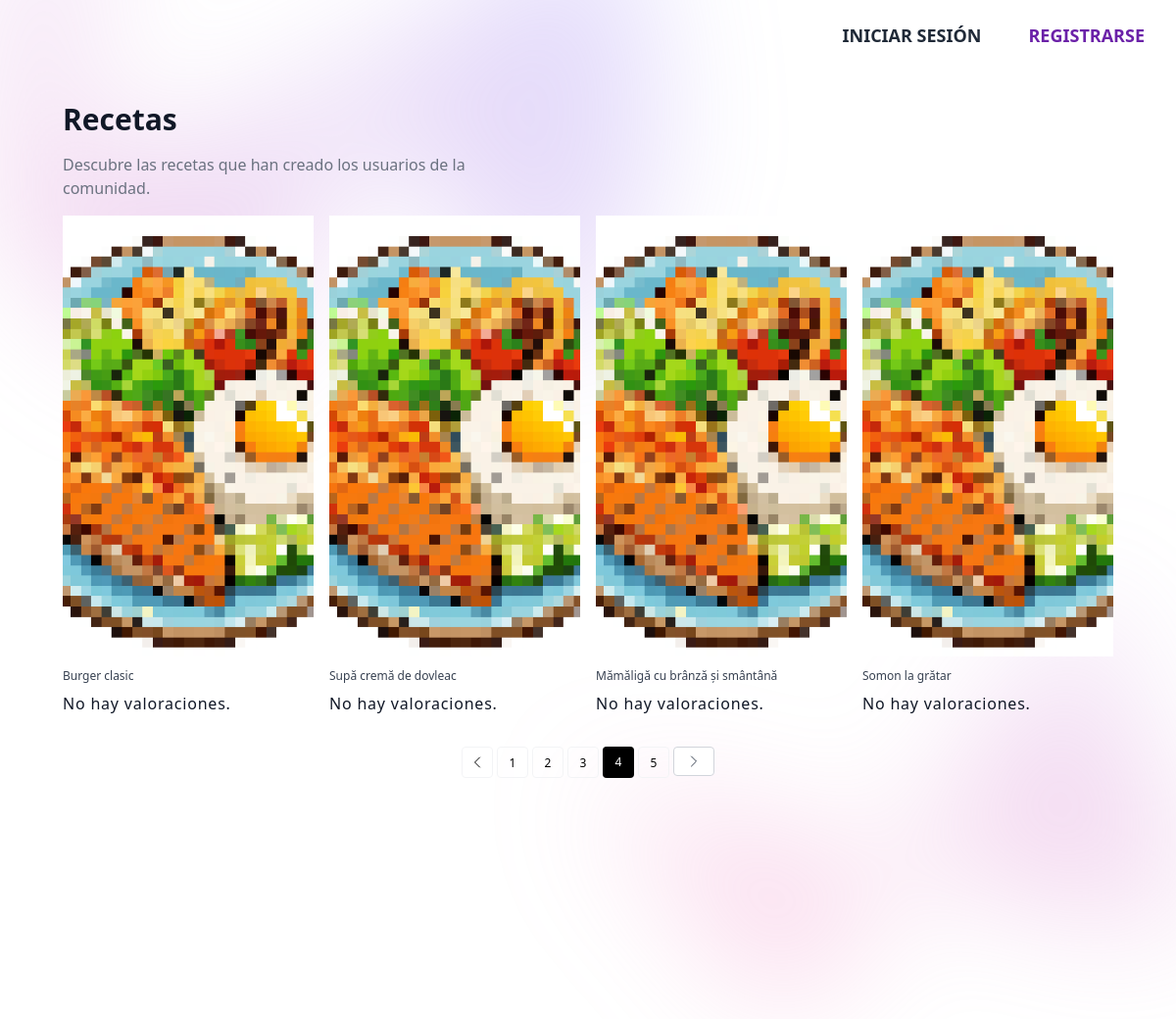
Screenshot of /var/www/html/app/views/recipes/recipes.php?pagina=4 with the database file from the repository.
### tables this page shows
CREATE TABLE `recipes` (
  `id_recipe` int NOT NULL,
  `id_user` int NOT NULL,
  `recipe_type` varchar(20) DEFAULT NULL,
  `title` varchar(100) NOT NULL,
  `description` text,
  `instructions` text,
  `difficulty` tinyint DEFAULT NULL,
  `publication_date` timestamp NULL DEFAULT CURRENT_TIMESTAMP,
  `image_recipe` varchar(255) DEFAULT 'default.png'
);

### var/www/html/app/controllers/pagination_controller.php (called while the page is built, shortened)
<?php
require_once __DIR__ . '/../../config/config.php';
require_once __DIR__ . '/../models/Recipes.php';
class PaginationController
{
    private $pdo;
    public function __construct($pdo)
    {
        $this->pdo = $pdo;
    }
    public function getPaginatedRecipes($recetasPorPagina)
    {
        $recipesModel = new Recipes($this->pdo);
        $allRecipes = $recipesModel->getAllRecipes();
        $totalRecetas = count($allRecipes);
        $totalPaginas = ceil($totalRecetas / $recetasPorPagina);
        $paginaActual = isset($_GET['pagina']) ? intval($_GET['pagina']) : 1;
        $offset = ($paginaActual - 1) * $recetasPorPagina;
        $consulta = "SELECT * FROM recipes LIMIT :limit OFFSET :offset";
        $stmt = $this->pdo->prepare($consulta);
        $stmt->bindValue(':limit', $recetasPorPagina, PDO::PARAM_INT);
        $stmt->bindValue(':offset', $offset, PDO::PARAM_INT);
        $stmt->execute();
        $recetasPagina = $stmt->fetchAll();
        return [
            'recetasPagina' => $recetasPagina,
            'paginaActual' => $paginaActual,
            'totalPaginas' => $totalPaginas
        ];
    }
}

### var/www/html/app/models/Recipes.php (called while the page is built, shortened)
<?php
class Recipes
{
    private $pdo;
    public function __construct($pdo)
    {
        $this->pdo = $pdo;
    }
    public function getAllRecipes()
    {
        $query = "SELECT * FROM recipes";
        $stmt = $this->pdo->prepare($query);
        $stmt->execute();
        return $stmt->fetchAll(PDO::FETCH_ASSOC);
    }
    public function getAverageRating($id_recipe)
    {
        $stmt = $this->pdo->prepare('SELECT AVG(score) as average_rating FROM ratings WHERE id_recipe = :id_recipe');
        $stmt->bindParam(':id_recipe', $id_recipe);
        $stmt->execute();
        return (int) $stmt->fetchColumn();
    }
}

### var/www/html/app/views/recipes/recipes.php (the view, shortened to what this page needs)
<?php
require_once __DIR__ . '/../../controllers/pagination_controller.php';
require_once __DIR__ . '/../../models/Recipes.php';
require_once __DIR__ . '/../../controllers/profile_controller.php';
$recipes = new Recipes($pdo);
$recetasPorPagina = 4;
$recipesController = new PaginationController($pdo);
$paginationData = $recipesController->getPaginatedRecipes($recetasPorPagina);
$recetasPagina = $paginationData['recetasPagina'];
$paginaActual = $paginationData['paginaActual'];
$totalPaginas = $paginationData['totalPaginas'];
?>
<!DOCTYPE html>
<html lang="es">
<head>
    <script
        src="https://cdn.tailwindcss.com?plugins=forms,typography,aspect-ratio,line-clamp,container-queries"></script>
</head>
<body>
    <div class="bg-white">
        <header class="absolute inset-x-0 top-0 z-50">
            <nav class="flex items-center justify-between p-6 lg:px-8" aria-label="Global">
                <?php if (isset($_SESSION['logged_in'])) { ?>
                    <div class="hidden lg:flex lg:gap-x-12">
                        <a href="/" class="text-lg/6 font-semibold text-blue-800 hover:text-lg hover:text-blue-500 transition duration-300 ease-in-out transform hover:scale-105">INICIO</a>
                        <a href="profile?user=<?php echo $userData['id_user'] ?>" class="text-lg/6 font-semibold text-yellow-800 hover:text-lg hover:text-blue-500 transition duration-300 ease-in-out transform hover:scale-105"><?php echo strtoupper($_SESSION['username']) ?></a>
                        <?php if (isset($menuAdmin)) {
                            echo '<a href="recipes/mine" class="text-lg/6 font-semibold text-red-800 hover:text-lg hover:text-blue-500 transition duration-300 ease-in-out transform hover:scale-105">MIS RECETAS</a>';
                        } else {
                            echo '<a href="/followers?user=' . $userData["id_user"] . '" class="text-lg/6 font-semibold text-red-800 hover:text-lg hover:text-blue-500 transition duration-300 ease-in-out transform hover:scale-105">SEGUIDORES</a>';
                        } ?>
                    </div>
                    <div class="hidden lg:flex lg:flex-1 lg:justify-end">
                        <form action="auth" method="post">
                            <input type="submit" name="closeSession" value="Cerrar sesión"
                                class="text-lg/6 font-semibold text-gray-800 hover:text-lg hover:text-blue-500 transition duration-300 ease-in-out transform hover:scale-105"> <span
                                aria-hidden="true">&rarr;</span></input>
                        </form>
                    </div>
                <?php } else { ?>
                    <div class="hidden lg:flex lg:gap-x-12 lg:justify-center">
                        <a href="login" class="text-lg/6 font-semibold text-gray-800 hover:text-lg hover:text-blue-500 transition duration-300 ease-in-out transform hover:scale-105">INICIAR SESIÓN</a>
                        <a href="register" class="text-lg/6 font-semibold text-purple-800 hover:text-lg hover:text-blue-500 transition duration-300 ease-in-out transform hover:scale-105">REGISTRARSE</a>
                    </div>
                <?php } ?>
            </nav>
        </header>
        <div class="relative isolate px-6 pt-14 lg:px-8">
            <div class="absolute inset-x-0 -top-40 -z-10 transform-gpu overflow-hidden blur-3xl sm:-top-80"
                aria-hidden="true">
                <div class="relative left-[calc(50%-11rem)] aspect-[1155/678] w-[36.125rem] -translate-x-1/2 rotate-[30deg] bg-gradient-to-tr from-[#ff80b5] to-[#9089fc] opacity-30 sm:left-[calc(50%-30rem)] sm:w-[72.1875rem]"
                    style="clip-path: polygon(74.1% 44.1%, 100% 61.6%, 97.5% 26.9%, 85.5% 0.1%, 80.7% 2%, 72.5% 32.5%, 60.2% 62.4%, 52.4% 68.1%, 47.5% 58.3%, 45.2% 34.5%, 27.5% 76.7%, 0.1% 64.9%, 17.9% 100%, 27.6% 76.8%, 76.1% 97.7%, 74.1% 44.1%)">
                </div>
            </div>
            <section>
                <div class="mx-auto max-w-screen-xl px-4 py-8 sm:px-6 sm:py-12 lg:px-8">
                    <header>
                        <h2 class="text-xl font-bold text-gray-900 sm:text-3xl">Recetas</h2>
                        <p class="mt-4 max-w-md text-gray-500">
                            Descubre las recetas que han creado los usuarios de la comunidad.
                        </p>
                    </header>
                    <ul class="mt-4 grid gap-4 sm:grid-cols-2 lg:grid-cols-4 contenedor-recetas">
                        <?php foreach ($recetasPagina as $recipe) { ?>
                            <li>
                                <a class="group block overflow-hidden" href="/recipes/view?id_recipe=<?php echo $recipe['id_recipe']; ?>">
                                    <div class="image-container">
                                        <img src="<?php echo '/../../../../assets/img/recipes/' . $recipe['image_recipe']; ?>" alt="<?php echo ($recipe['title']); ?>" class="image h-[350px] w-full object-cover transition duration-500 group-hover:scale-105 sm:h-[450px]">
                                    </div>
                                    <div class="relative pt-3">
                                        <h3 class="text-xs text-gray-700 group-hover:underline group-hover:underline-offset-4">
                                            <?php echo "{$recipe['title']}"; ?>
                                        </h3>
                                        <p class="mt-2">
                                            <span class="tracking-wider text-gray-900">
                                                <?php
                                                $rating = $recipes->getAverageRating($recipe['id_recipe']);
                                                switch ($rating) {
                                                    default:
                                                        $avgRating = "No hay valoraciones.";
                                                        break;
                                                }
                                                echo $avgRating; ?>
                                            </span>
                                        </p>
                                    </div>
                                </a>
                            </li>
                        <?php } ?>
                    </ul>
                    <ol class="mt-8 flex justify-center gap-1 text-xs font-medium">
                        <?php if ($paginaActual > 1): ?>
                            <li>
                                <a href="?pagina=<?php echo $paginaActual - 1; ?>" class="block size-8 rounded border border-gray-100 text-center leading-8 inline-flex items-center justify-center">
                                    <svg xmlns="http://www.w3.org/2000/svg" fill="none" viewBox="0 0 24 24" stroke-width="1.5" stroke="currentColor" class="w-4 h-4">
                                        <path stroke-linecap="round" stroke-linejoin="round" d="M15.75 19.5l-7.5-7.5 7.5-7.5" />
                                    </svg>
                                </a>
                            </li>
                        <?php endif; ?>
                        <?php for ($i = 1; $i <= $totalPaginas; $i++): ?>
                            <li>
                                <?php if ($i == $paginaActual): ?>
                                    <span class="block size-8 rounded border-black bg-black text-center leading-8 text-white">
                                        <?php echo $i; ?>
                                    </span>
                                <?php else: ?>
                                    <a href="?pagina=<?php echo $i; ?>" class="block size-8 rounded border border-gray-100 text-center leading-8">
                                        <?php echo $i; ?>
                                    </a>
                                <?php endif; ?>
                            </li>
                        <?php endfor; ?>
                        <?php if ($paginaActual < $totalPaginas): ?>
                            <li>
                                <a href="?pagina=<?php echo $paginaActual + 1; ?>" class="inline-flex items-center justify-center rounded border border-gray-300 bg-white px-3 py-1.5 text-gray-700 hover:bg-gray-100 hover:text-gray-900">
                                    <svg xmlns="http://www.w3.org/2000/svg" fill="none" viewBox="0 0 24 24" stroke-width="1.5" stroke="currentColor" class="w-4 h-4">
                                        <path stroke-linecap="round" stroke-linejoin="round" d="M8.25 4.5l7.5 7.5-7.5 7.5" />
                                    </svg>
                                </a>
                            </li>
                        <?php endif; ?>
                    </ol>
                </div>
            </section>
            <div class="absolute inset-x-0 top-[calc(100%-13rem)] -z-10 transform-gpu overflow-hidden blur-3xl sm:top-[calc(100%-30rem)]"
                aria-hidden="true">
                <div class="relative left-[calc(50%+3rem)] aspect-[1155/678] w-[36.125rem] -translate-x-1/2 bg-gradient-to-tr from-[#ff80b5] to-[#9089fc] opacity-30 sm:left-[calc(50%+36rem)] sm:w-[72.1875rem]"
                    style="clip-path: polygon(74.1% 44.1%, 100% 61.6%, 97.5% 26.9%, 85.5% 0.1%, 80.7% 2%, 72.5% 32.5%, 60.2% 62.4%, 52.4% 68.1%, 47.5% 58.3%, 45.2% 34.5%, 27.5% 76.7%, 0.1% 64.9%, 17.9% 100%, 27.6% 76.8%, 76.1% 97.7%, 74.1% 44.1%)">
                </div>
            </div>
        </div>
    </div>
</body>
</html>

### rows the page displays
recipes: image_recipe (placeholder picture), title "Burger clasic", avgRating "No hay valoraciones."
recipes: image_recipe (placeholder picture), title "Supă cremă de dovleac", avgRating "No hay valoraciones."
recipes: image_recipe (placeholder picture), title "Mămăligă cu brânză și smântână", avgRating "No hay valoraciones."
recipes: image_recipe (placeholder picture), title "Somon la grătar", avgRating "No hay valoraciones."
